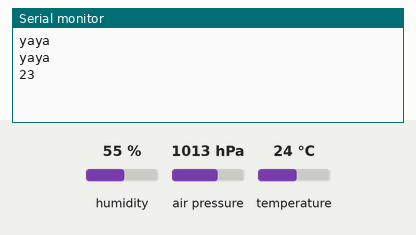
This sketch was run on a simulated Arduino Mega 2560, built with avr-gcc and run on an emulated ATmega2560. On the bench: the last lines printed to the serial monitor. Wiring (inferred from the names in the program): HTU21/Si7021 sensor at I2C address 0x40; BME280 sensor at I2C address 0x76. The test bench sets the inputs (shaded band); at power-on: humidity 55 %, temperature 24 °C, air pressure 1013 hPa. The modem accepts every AT command (registered, SIM ready, sends succeed) and sends nothing else.

Above: at 1.2 s.
1.3 s: humidity set to 22 %
At 4.3 s:
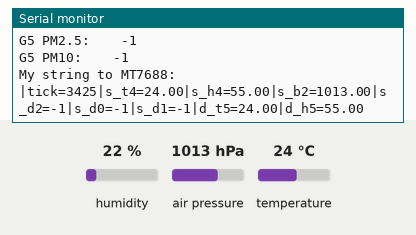
4.7 s: temperature set to 12 °C
At 9.4 s:
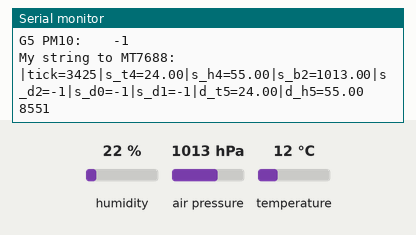
13.3 s: humidity set to 40 %
At 18.1 s:
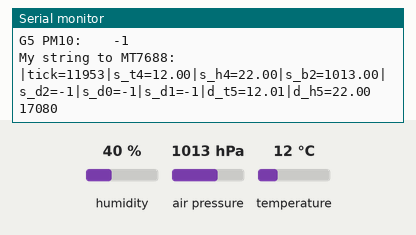
21.8 s: temperature set to 41 °C
At 26.8 s:
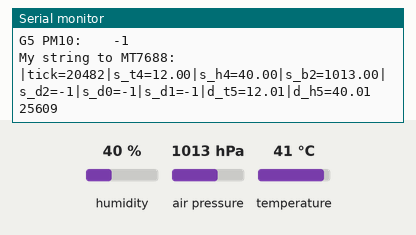
30.3 s: humidity set to 68 %
At 35.6 s:
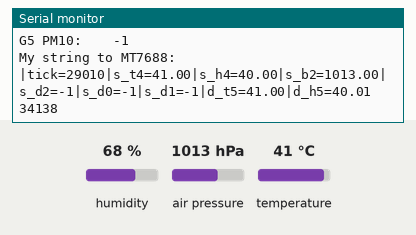
38.9 s: temperature set to 28 °C
At 43.1 s:
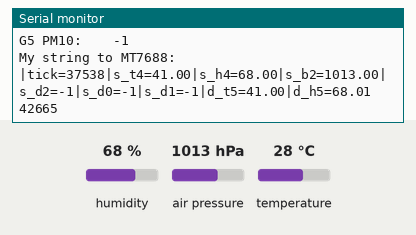
Timing chart, 0 to 44.6 s (numbered marks = the images above; inputs shaded):
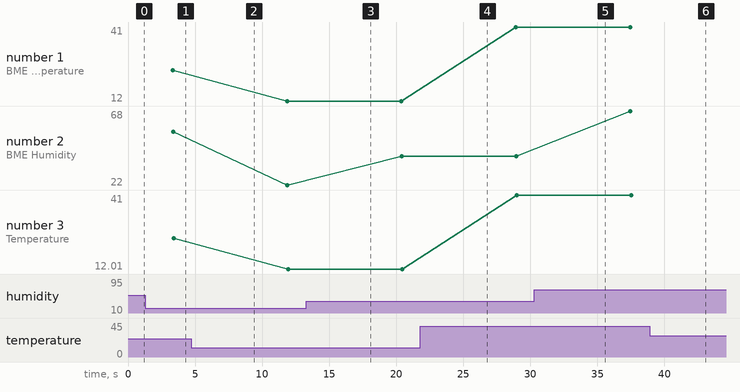

Measured:
- plotted number 1: 24 → 12 after the input at 4.7 s, 12 → 41 after the input at 21.8 s, 41 → 28 after the input at 38.9 s
- plotted number 2: 22 → 40 after the input at 13.3 s, 40 → 68 after the input at 30.3 s
- plotted number 3: 24 → 12.01 after the input at 4.7 s, 12.01 → 41 after the input at 21.8 s, 41 → 28 after the input at 38.9 s

The sketch:

linkit_7688_duo_lora.ino
```cpp
//include library what we need
#include "setting.h"
#include <SoftwareSerial.h>
#define ERROR_VALUE -1

/* * * * * *
 * global variable
 * for sensing target, device temperature & humidity
 * * * * * */
float g_dev_temperature = 0;
float g_dev_humidity = 0;

/* * * * * *
 * global variable
 * for sensing target, embient temperature, humidity & pressure
 * * * * * */
float g_env_temperature = 0;
float g_env_humidity = 0;
float g_env_baro = 0;

/* * * * * *
 * global variable
 * app id -
 * 1:
 * 2:
 * 3:
 * 4:
 * 5: for using LinkIt Smart 7688 Duo
 * * * * * */
byte g_app_id = 5;

/* * * * * *
 * global variable
 * for sensing target, PM1, 2.5 & 10
 * * * * * */
int g_pm10 = ERROR_VALUE;	//PM1
int g_pm25 = ERROR_VALUE;	//PM2.5
int g_pm100 = ERROR_VALUE;	//PM10

/* * * * * *
 * global variable
 * GPS value: latitude, longitude & GPS fix #
 * value 15 means fake GPS, change this value to 0 if you using real GPS module
 * * * * * */
char g_GPS_LAT[] = "25.0111";  	// device's gps latitude, IIS NRL, Academia Sinica in DMS format, DD format: 25.041114, DMS format: 25.0228
char g_GPS_LON[] = "121.3256"; 	// device's gps longitude, IIS NRL, Academia Sinica in DMS format, DD format: 121.614444, DMS format: 121.3652
int g_fix_num = 15;				//15 means fake GPS

/* * * * * *
 * global variable
 * Smart 7688 Duo ID and tick after booting
 * * * * * */
String g_dev_id = "0007";
unsigned long g_boot_tick;

#if DEV_TH > 0
	#if DEV_TH == 1
		#include <SHT2x.h>
	#endif
	float get_Dev_Temperature(){
		#if DEV_TH == 1
			return SHT2x.GetTemperature();
		#endif
	}
	float get_Dev_Humidity(){
		#if DEV_TH == 1
			return SHT2x.GetHumidity();
		#endif
	}
#endif

#if SENSE_BAROMETER > 0 or SENSE_TH > 0
	#if SENSE_BAROMETER == 1 or SENSE_TH == 1
		#include <Adafruit_BME280.h>	//our bme280, using i2c//our bme280, using i2c
		#define SEALEVELPRESSURE_HPA (1013.25)	//define sea level embient pressure//define sea level embient pressure
		Adafruit_BME280 bme;
	#endif
	void init_Sensor_Baro(){
		#if SENSE_BAROMETER == 1
			bme.begin();
		#endif
	}
	void init_Sensor_TH(){
		#if SENSE_TH == 1
			bme.begin();
		#endif
	}
	float get_Env_Pressure(){
		#if SENSE_BAROMETER ==1
			return bme.readPressure() / 100.0F;
		#endif
	}
	float get_Env_Temperature(){
		#if SENSE_TH ==1
			return bme.readTemperature();
		#endif
	}
	float get_Env_Humidity(){
		#if SENSE_TH ==1
			return bme.readHumidity();
		#endif
	}


#endif


#if SENSE_PM > 0
	#if SENSE_PM == 1 or SENSE_PM == 2
		#define PM_SENSOR_RX 11
		#define PM_SENSOR_TX 12
		#define CHAR_PRELIM	0x42
		#define PM10_BYTE		10
	    #define PM25_BYTE		12
	    #define PM100_BYTE		14
	    SoftwareSerial mySerial(PM_SENSOR_RX, PM_SENSOR_TX); // RX, TX


	#endif
	#if SENSE_PM == 1
		//our g5 sensor, using software serial
		#define NUM_INCOME_BYTE 24	//fix data length 24 bytes
		#define NUM_DATA_BYTE	22
		#define CHECK_BYTE      22
	#endif
	#if SENSE_PM == 2
		//our g5 sensor, using software serial
		#define NUM_INCOME_BYTE 32	//fix data length 32 bytes
		#define NUM_DATA_BYTE   29
	    #define CHECK_BYTE		30

		#define pmsDataLen 32	//fix data length 32 bytes
		uint8_t serialBuf[pmsDataLen];

	#endif
	void init_Sensor_PM(){
	    #if SENSE_PM == 1
	      // do something you want to do
	    #elif SENSE_PM == 2
	      // do something you want to do
//			mySerial.begin(9600);
			pinMode(10, INPUT);
			pinMode(13, INPUT);
	    #elif SENSE_PM == 3
	      // do something you want to do
	    #elif SENSE_PM == 4
	      // do something you want to do
	    #elif SENSE_PMPM == 5
	      // do something you want to do
	    #elif SENSE_PM == 6
	      // do something you want to do
	    #endif
	    return;
	  }
	void get_Env_PM(int *PM10 = 0, int *PM25 = 0, int *PM100 = 0){
		unsigned long timeout = millis();
	    int count = 0;
	    byte incomeByte[NUM_INCOME_BYTE];
	    boolean startcount = false;
	    byte data;
	    mySerial.begin(9600);
	    while (1){
	      if((millis() - timeout) > 3000) {
	        Serial.println("[SENSOR-ERROR-TIMEOUT]");
	        break;
	      }
	      if(mySerial.available()){
	        data=mySerial.read();
	        if(data==CHAR_PRELIM && !startcount){
	          startcount = true;
	          count++;
	          incomeByte[0]=data;
	        } else if (startcount){
	          count++;
	          incomeByte[count-1]=data;
	          if(count>=NUM_INCOME_BYTE) {break;}
	        }
	      }
	    }
	    mySerial.end();
	    mySerial.flush();
	    unsigned int calcsum = 0; // BM
	    unsigned int exptsum;
	    for(int i = 0; i < 30; i++) {
	      calcsum += (unsigned int)incomeByte[i];
	    }

	    exptsum = ((unsigned int)incomeByte[CHECK_BYTE] << 8) + (unsigned int)incomeByte[CHECK_BYTE+1];
	    if(calcsum == exptsum) {
	      *PM10 = ((unsigned int)incomeByte[PM10_BYTE] << 8) + (unsigned int)incomeByte[PM10_BYTE+1];
	      *PM25 = ((unsigned int)incomeByte[PM25_BYTE] << 8) + (unsigned int)incomeByte[PM25_BYTE+1];
	      *PM100 = ((unsigned int)incomeByte[PM100_BYTE] << 8) + (unsigned int)incomeByte[PM100_BYTE+1];
	    } else {
	      Serial.println("#[exception] PM2.5 Sensor CHECKSUM ERROR!");
	      *PM10 = ERROR_VALUE;
	      *PM25 = ERROR_VALUE;
	      *PM100 = ERROR_VALUE;
	    }
	}
#endif
#if OUTPUT_LED > 0
	#if OUTPUT_LED == 1
		#include <SeeedOLED.h>
	#endif
	void init_OLED(){
		#if OUTPUT_LED == 1
			//SeeedOled setting
			SeeedOled.init();  //initialze SEEED OLED display
			DDRB|=0x21;        //digital pin 8, LED glow indicates Film properly Connected .
			PORTB |= 0x21;
			SeeedOled.clearDisplay();          //clear the screen and set start position to top left corner
			SeeedOled.setNormalDisplay();      //Set display to normal mode (i.e non-inverse mode)
			SeeedOled.setPageMode();           //Set addressing mode to Page Mode
			delay(100);
		#endif
	}
	void ShowOLED(){
		#if OUTPUT_LED == 1
			SeeedOled.setTextXY(0,0);          //Set the cursor to Xth Page, Yth Column
			SeeedOled.putString("Temp: "); //Print the String
			SeeedOled.putFloat(g_dev_temperature);
			SeeedOled.setTextXY(1,0);          //Set the cursor to Xth Page, Yth Column
			SeeedOled.putString("Humi: "); //Print the String
			SeeedOled.putFloat(g_dev_humidity);
			SeeedOled.setTextXY(2,0);          //Set the cursor to Xth Page, Yth Column
			SeeedOled.putString("=====BME====="); //Print the String
			SeeedOled.setTextXY(3,0);          //Set the cursor to Xth Page, Yth Column
			SeeedOled.putString("Temp: "); //Print the String
			SeeedOled.putFloat(g_env_temperature);
			SeeedOled.setTextXY(4,0);          //Set the cursor to Xth Page, Yth Column
			SeeedOled.putString("Humi: "); //Print the String
			SeeedOled.putFloat(g_env_humidity);
			SeeedOled.setTextXY(5,0);          //Set the cursor to Xth Page, Yth Column
			SeeedOled.putString("Baro: "); //Print the String
			SeeedOled.putFloat(g_env_baro);
			SeeedOled.setTextXY(6,0);          //Set the cursor to Xth Page, Yth Column
			SeeedOled.putString("PM2.5: "); //Print the String
			SeeedOled.putNumber(g_pm25);
			SeeedOled.putString("ug/m3"); //Print the String
			SeeedOled.setTextXY(7,0);          //Set the cursor to Xth Page, Yth Column
			SeeedOled.putString("PM10: "); //Print the String
			SeeedOled.putNumber(g_pm100);
			SeeedOled.putString("ug/m3"); //Print the String
		#endif
	}
#endif

#if GPS_USE > 0
	#if GPS_USE == 1
		#include <GPS_FOX1.h>
		GPS_FOX1 gps;
		#define GPS_RX 8
		#define GPS_TX 9
		SoftwareSerial gps(GPS_RX, GPS_TX); //RX, TX
	#endif
	void init_GPS(){
		#if GPS_USE == 1
			gps.begin(9600);	//GPS
		#endif
	}
	void get_GPS(){
		// this function is not completed yet.

		#if GPS_USE == 1
			gps.getGPGGA_GPRMC()
		#endif
	}

#endif


#if LORA_USE > 0
	#if LORA_USE == 1
		//our LoRa module, using software serial
		#define LORA_RX 5
		#define LORA_TX 6
		#define LORA_DATA_BYTE_NUM 11
		SoftwareSerial lora(LORA_RX, LORA_TX);	// RX, TX
		byte lora_trans[LORA_DATA_BYTE_NUM];	//lora buffer

	#endif
	void init_LoRa(){
		#if LORA_USE == 1
//			lora.begin(9600);	//LoRa
		#endif
	}
	void LoRaBitMap(byte &app_id, float &temperature, float &humidity, int &pm25, int &pm100, int &fix_num){
		#if LORA_USE == 1
			lora.begin(9600);
			word temperatureLora = (int)((temperature+20)*10);
			word humiditylora = (int)(humidity*10);
			word pm25lora = pm25;
			byte pm100Offset = pm100 - pm25;
			float GPS_LAT_f = (float)atof(g_GPS_LAT);
			float GPS_LON_f = (float)atof(g_GPS_LON);
		//	Serial.println("=====================");
		//	Serial.println(g_GPS_LAT);
		//	Serial.println(g_GPS_LON);
		//	Serial.println(GPS_LAT_f,4);
		//	Serial.println(GPS_LON_f,4);


			GPS_LAT_f += 90;
			GPS_LON_f += 180;
		//	Serial.println(GPS_LAT_f);
		//	Serial.println(GPS_LON_f);
			unsigned long GPS_LAT_i = GPS_LAT_f*10000;
			unsigned long GPS_LON_i = GPS_LON_f*10000;
		//	Serial.println(GPS_LAT_i);
		//	Serial.println(GPS_LON_i);

			byte lat_D = (int) GPS_LAT_f;
			float temp_lat_M = (GPS_LAT_f - lat_D)*100;
			byte lat_M = (int) temp_lat_M;
			byte lat_S = GPS_LAT_i%100;


			word lon_D = (int) GPS_LON_f;
			float temp_lon_M = (GPS_LON_f - lon_D)*100;
			byte lon_M = (int) temp_lon_M;
			byte lon_S = GPS_LON_i%100;

			byte gps_fix = fix_num;


			lora_trans[0] = (app_id << 4) | (temperatureLora >> 6);
			lora_trans[1] = (temperatureLora << 2) | (humiditylora >> 8);
			lora_trans[2] = humiditylora;

		//	Serial.print(lora_trans[0],HEX);
		//	Serial.print("\t");
		//	Serial.print(lora_trans[1],HEX);
		//	Serial.print("\t");
		//	Serial.print(lora_trans[2],HEX);
		//	Serial.print("\t");
			// END FOR THE APP_ID, TEMPERATURE AND HUMIDITY


			lora_trans[3] =  pm25lora >> 3;
			lora_trans[4] = (pm25lora << 5)|(pm100Offset >> 3);

			if(lora_trans[3] < 16){
		//		Serial.print('0');
			}
		//	Serial.print(lora_trans[3],HEX);
		//	Serial.print("\t");
			if(lora_trans[4] < 16){
		//		Serial.print('0');
			}
		//	Serial.print(lora_trans[4],HEX);
		//	Serial.print("\t");
			//END FOR PM2.5 AND PM10

			lora_trans[5] = (pm100Offset <<5) | (lat_D >> 3);
			lora_trans[6] = (lat_D << 5) | (lat_M >> 1);
			lora_trans[7] = (lat_M << 7) | (lat_S << 1) | (lon_D >> 8);
			lora_trans[8] = (byte)lon_D;
			if(lora_trans[5] < 16){
		//		Serial.print('0');
			}
		//	Serial.print(lora_trans[5],HEX);
		//	Serial.print("\t");
		//	Serial.print(lora_trans[6],HEX);
		//	Serial.print("\t");
		//	Serial.print(lora_trans[7],HEX);
		//	Serial.print("\t");
		//	Serial.print(lora_trans[8],HEX);
		//	Serial.print("\t");

			lora_trans[9] = (lon_M << 2) | (lon_S >> 4);
			lora_trans[10] = (lon_S << 4) | gps_fix;

		//	Serial.print(lora_trans[9],HEX);
		//	Serial.print("\t");
		//	Serial.println(lora_trans[10],HEX);

			char buff[33];

			sprintf(buff, "AT+DTX=22,%02X%02X%02X%02X%02X%02X%02X%02X%02X%02X%02X\r\n", lora_trans[0], lora_trans[1], \
			lora_trans[2], lora_trans[3], lora_trans[4], lora_trans[5], lora_trans[6], lora_trans[7], lora_trans[8],  \
			lora_trans[9], lora_trans[10]);
			Serial.println(buff);

			lora.print(buff);
			lora.end();
			lora.flush();
		//	Serial1.write(buff,33);
		#endif
	}

#endif


void setup()
{

	Serial.begin(9600);	//debug serial
	Serial1.begin(57600);	//connect to MT7688

	#if SENSE_TH > 0
		init_Sensor_TH();
	#endif

	#if SENSE_BAROMETER > 0
		init_Sensor_Baro();
	#endif

	#if SENSE_PM > 0
		init_Sensor_PM();

	#endif

	#if LORA_USE > 0
		init_LoRa();
	#endif

	#if GPS_USE > 0
		init_GPS();
	#endif

	#if OUTPUT_LED > 0
		init_OLED();
	#endif
}

void loop()
{
	unsigned long time;
	time = millis();
	Serial.println(time);
	//get sensor value

	#if DEV_TH > 0
		g_dev_temperature = 0;
		g_dev_humidity = 0;
		g_dev_temperature = get_Dev_Temperature();
		g_dev_humidity = get_Dev_Humidity();
	#endif

	#if SENSE_TH > 0
		g_env_temperature = 0;
		g_env_humidity = 0;
		g_env_temperature = get_Env_Temperature();
		g_env_humidity = get_Env_Humidity();
	#endif

	#if SENSE_BAROMETER > 0
		g_env_baro = 0;
		g_env_baro = get_Env_Pressure();
	#endif

	#if SENSE_PM > 0
		g_pm10 = 0;
		g_pm25 = 0;
		g_pm100 = 0;
		get_Env_PM(&g_pm10, &g_pm25, &g_pm100);
	#endif
	#if GPS_USE > 0
		g_GPS_LAT = 0;
		g_GPS_LON = 0;
		g_fix_num = 0;
		get_GPS(g_GPS_LAT, g_GPS_LON, &g_fix_num);
	#endif

	#if OUTPUT_LED == 1
		ShowOLED();
	#endif

	#if LORA_USE == 1
		LoRaBitMap(g_app_id, g_env_temperature, g_env_humidity, g_pm25, g_pm100, g_fix_num);
	#endif


	SerialMonitor();

	GetDataToMT7688();
	delay(5000);
}


void SerialMonitor(){
	Serial.print("BME Temperature:\t");
	Serial.println(g_env_temperature);

	Serial.print("BME Humidity:\t\t");
	Serial.println(g_env_humidity);

	Serial.print("BME Barometer:\t\t");
	Serial.println(g_env_baro);

	Serial.print("SHT25 Temperature:\t");
	Serial.println(g_dev_temperature);

	Serial.print("SHT25 Humidity:\t\t");
	Serial.println(g_dev_humidity);

	Serial.print("G5 PM2.5:\t\t");
	Serial.println(g_pm25);

	Serial.print("G5 PM10:\t\t");
	Serial.println(g_pm100);
}

void GetDataToMT7688(){
	g_boot_tick = millis();
	String temperature_str = String(g_env_temperature, 2);
	String humidity_str = String(g_env_humidity, 2);
	String baro_str = String(g_env_baro, 2);
	String pm10_str = String(g_pm10);
	String pm25_str = String(g_pm25);
	String pm100_str = String(g_pm100);
	String dev_temperature_str = String(g_dev_temperature, 2);
	String dev_humidity_str = String(g_dev_humidity, 2);
	String g_boot_tick_str = String(g_boot_tick);
	String data_str = "";
	data_str = String("|tick=" + g_boot_tick_str + "|s_t4=" + temperature_str + "|s_h4=" + humidity_str + "|s_b2=" + baro_str + "|s_d2=" + pm10_str + "|s_d0=" + pm25_str + "|s_d1=" + pm100_str + "|d_t5=" + dev_temperature_str + "|d_h5=" + dev_humidity_str + "\n");
	Serial.println("My string to MT7688:");
	Serial.println(data_str);
	Serial1.print(data_str);
}
```

setting.h
```cpp
/* * * * * *
 * SENSE_TH: whether temperature/humidity sensor is used
 * 0: none
 * 1: Boshi BME280				(I2C)(Default onboard)
 * * * * * */
#define SENSE_TH	1

/* * * * * *
 * SENSE_BAROMETER: whether barometer sensor is used.
 * 0: none
 * 1: Boshi BME280				(I2C)(Default onboard)
 * * * * * */
#define SENSE_BAROMETER	1

/* * * * * *
 * SENSE_PM: whether particulate matter sensor is used, SoftwareSerial; rx:11, tx:12
 * 0: none
 * 1: PMS3003					(G3 sensor)
 * 2: PMS5003					(G5 sensor)
 * * * * * */
#define SENSE_PM	2

/* * * * * *
 * OUTPUT_LED: whether LED is used
 * 0: none
 * 1: Grove - OLED 1.12"		(I2C)
 * * * * * */
#define OUTPUT_LED	0

/* * * * * *
 * DEV_TH: sense temperature & humidity beneath linkit smart duo; for future calibration usage
 * 0: none
 * 1: SHT25						(I2C)(Default onboard)(Default onboard)
 * * * * * */
#define DEV_TH	1

/* * * * * *
 * GPS_USE: use GPS module
 * 0: no GPS usage
 * 1: use GPS
 * * * * * */
#define GPS_USE	0

/* * * * * *
 * LORA_USE: use LoRa module
 * 0: no LoRa usage
 * 1: use Gemtek LoRa
 * * * * * */
#define LORA_USE	1
```
